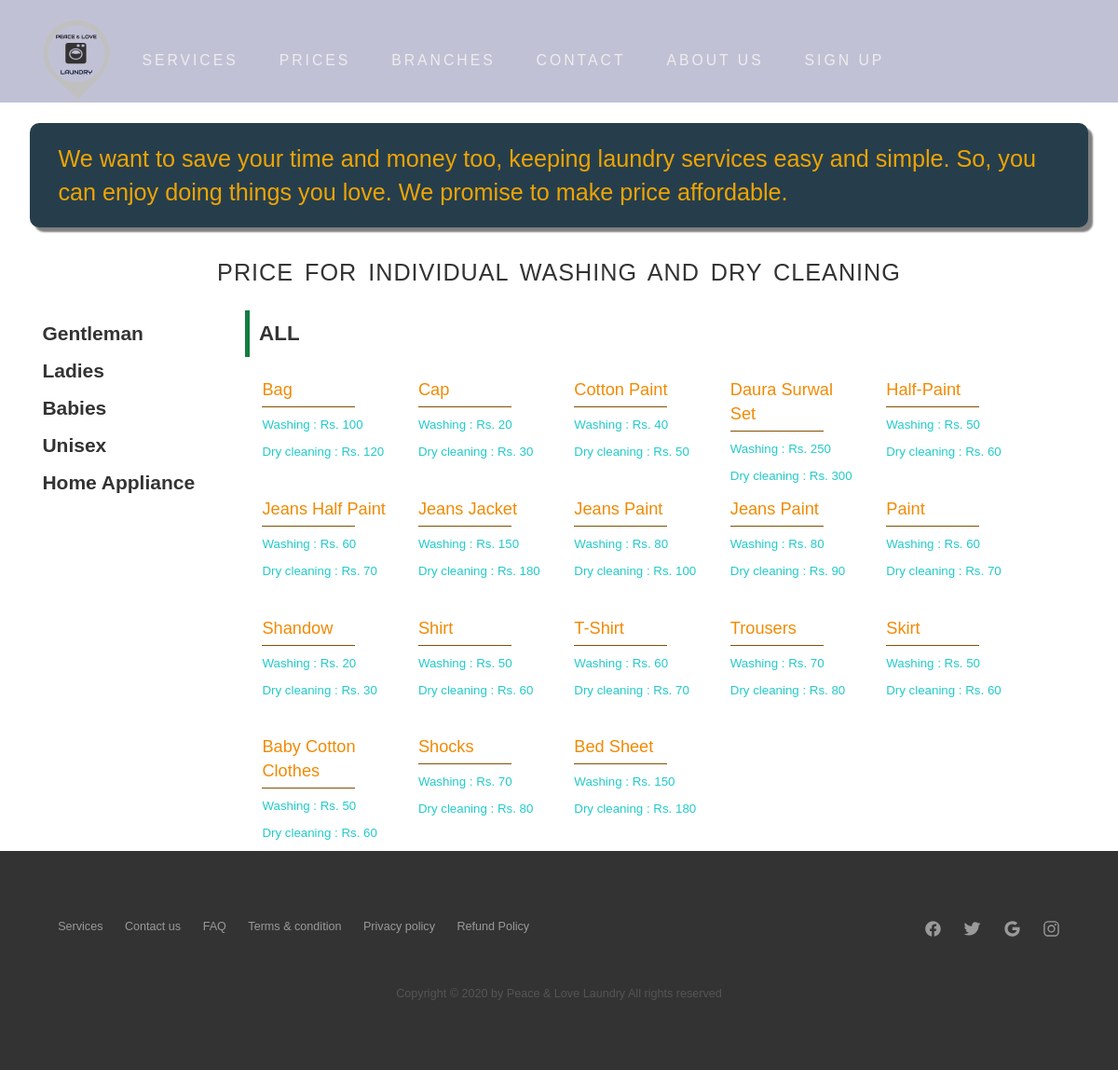
The app's page /laundry/pricing/ (signed in) with its own data.
### laundry_app/models.py (models this page shows, shortened)
class Item_detail(models.Model):
    Catogary   = models.CharField(max_length=50, default=" ")
    Item_name = models.CharField(max_length=50, default=" ")
    Washing_price = models.CharField(max_length=50, default="")
    Dryclean_price =  models.CharField(max_length=50, default="")

### laundry_app/views.py (the view)
def pricing(request):
    session_value = request.session['session_name']
    cookies = request.COOKIES.get('username')
    catogary_list = Catogary_name.objects.order_by('catg_name')
    price_list = Item_detail.objects.order_by('Item_name')
    price_dict = { 'item_details' : price_list, 'category' : catogary_list, 'cookies': cookies, 'session':session_value }
    return render(request, 'laundry/pricing.html', context=price_dict)

### templates/laundry/pricing.html (shortened to what this page needs)
<!DOCTYPE html>
{% extends "laundry/index.html" %}
{% load static %}
{% block body_block %}
<div class="row">
    <p class="price-promise">
        We want to save your time and money too, keeping laundry services easy and simple.
        So, you can enjoy doing things you love. We promise to make price affordable.
    </p>
</div>
<section class="section-pricing">
    <div class="row">
        <h1> Price for individual Washing and Dry cleaning </h1>
    </div>
    <div class="row">
        <div class="col span-1-of-5">
            <div class="filter-category">
                <ul>
                    <li onclick="chooseGentleman()"> Gentleman  </li>
                    <li onclick="chooseLadies()"> Ladies  </li>
                    <li onclick="chooseBabies()"> Babies </li>
                    <li onclick="chooseUnisex()"> Unisex </a> </li>
                    <li onclick="choosehome()"> Home Appliance </li>
                </ul>
            </div>
        </div>
        <div class="col span-4-of-5">
            <div class="price-list">
                <div class="category-name">
                    <p class="category"> ALL </p>
                </div>
                <div class="Gentleman">
                    {% for items in item_details %}
                    {% if items.Catogary  == 'Gentleman' %}
                    <div class="item-list">
                        <div class="col span-1-of-5">
                            <ul>
                                <li class="item-name"> {{ items.Item_name }} </li>
                                <li> <span> Washing : </span> Rs. {{ items.Washing_price }} </li>
                                <li> <span> Dry cleaning : </span> Rs. {{ items.Dryclean_price }} </li>
                            </ul>
                        </div>
                    </div>
                    {% endif %}
                    {% endfor %}
                </div>
                <div class="Ladies">
                    {% for items in item_details %}
                    {% if items.Catogary  == 'Ladies' %}
                    <div class="item-list">
                        <div class="col span-1-of-5">
                            <ul>
                                <li class="item-name"> {{ items.Item_name }} </li>
                                <li> <span> Washing : </span> Rs. {{ items.Washing_price }} </li>
                                <li> <span> Dry cleaning : </span> Rs. {{ items.Dryclean_price }} </li>
                            </ul>
                        </div>
                    </div>
                    {% endif %}
                    {% endfor %}
                </div>
                <div class="Babies">
                    {% for items in item_details %}
                    {% if items.Catogary  == 'Babies' %}
                    <div class="item-list">
                        <div class="col span-1-of-5">
                            <ul>
                                <li class="item-name"> {{ items.Item_name }} </li>
                                <li> <span> Washing : </span> Rs. {{ items.Washing_price }} </li>
                                <li> <span> Dry cleaning : </span> Rs. {{ items.Dryclean_price }} </li>
                            </ul>
                        </div>
                    </div>
                    {% endif %}
                    {% endfor %}
                </div>
                <div class="Unisex">
                    {% for items in item_details %}
                    {% if items.Catogary  == 'Unisex' %}
                    <div class="item-list">
                        <div class="col span-1-of-5">
                            <ul>
                                <li class="item-name"> {{ items.Item_name }} </li>
                                <li> <span> Washing : </span> Rs. {{ items.Washing_price }} </li>
                                <li> <span> Dry cleaning : </span> Rs. {{ items.Dryclean_price }} </li>
                            </ul>
                        </div>
                    </div>
                    {% endif %}
                    {% endfor %}
                </div>
                <div class="Home">
                    {% for items in item_details %}
                    {% if items.Catogary  == 'Home Appliance' %}
                    <div class="item-list">
                        <div class="col span-1-of-5">
                            <ul>
                                <li class="item-name"> {{ items.Item_name }} </li>
                                <li> <span> Washing : </span> Rs. {{ items.Washing_price }} </li>
                                <li> <span> Dry cleaning : </span> Rs. {{ items.Dryclean_price }} </li>
                            </ul>
                        </div>
                    </div>
                    {% endif %}
                    {% endfor %}
                </div>
            </div>
        </div>
    </div>
</section>
{% endblock %}

### templates/laundry/index.html (shortened to what this page needs)
<!DOCTYPE html>
{% load static %}
<html lang="en">
<head>
    <link rel="stylesheet" href=" {% static 'vendors/css/Grid.css' %} " >
    <link rel="stylesheet" href=" {% static 'vendors/css/normalize.css' %} " >
    <link rel="stylesheet" href="https://maxcdn.bootstrapcdn.com/bootstrap/3.4.1/css/bootstrap.min.css">
    <link rel="stylesheet" href=" {% static 'resources/css/style.css' %} ">
    <link rel="stylesheet" href=" {% static 'resources/css/queries.css' %} ">
</head>
<body>
<nav >
        <div class="row">
            <img src=" {% static 'img/logo.png' %} " alt="logo" class="logo">
            <ul class="main-nav js--main-nav">
                <li> <a href="{% url "laundryIndexPage" %} " > Services </a> </li>
                <li> <a href=" {% url "pricing" %} " > Prices </a> </li>
                <li> <a href=" {% url "branches" %} " > Branches </a> </li>
                <li> <a href="{% url "contact" %} " > Contact</a> </li>
                <li> <a href=" {% url "aboutus" %} " > About us </a> </li>
            {% if cookies == None %}
                <li> <a href=" {% url "signup" %} " > Sign up  </a> </li>
            {% elif session != None %}
                <li class="dropdown"> <img src="{% static 'img/profile.png' %}" alt="profile"> <a href="#"> {{ session }} <ion-icon name="chevron-down"></ion-icon> </a>
                    <ul class="dropdown-content">
                        <li><a href="{% url 'logout' %}"> Logout </a></li>
                    </ul>
                </li>
            {% else %}
                <li class="dropdown"> <img src="{% static 'img/profile.png' %}" alt="profile"> <a href="#"> {{ cookies }} <ion-icon name="chevron-down"></ion-icon> </a>
                    <ul class="dropdown-content">
                        <li><a href="{% url 'logout' %}"> Logout </a></li>
                    </ul>
                </li>
            {% endif %}
            </ul>
        </div>
</nav>
{% block body_block %}{% endblock %}
<footer>
    <div class="row">
        <div class="col span-1-of-2">
            <ul class="footer-nav">
                <li><a href="#">Services</a></li>
                <li><a href="#">Contact us</a></li>
                <li><a href="#">FAQ</a></li>
                <li><a href="#">Terms & condition</a></li>
                <li><a href="#">Privacy policy</a></li>
                <li><a href="#">Refund Policy</a></li>
            </ul>
        </div>
        <div class="col span-1-of-2">
            <ul class="social-links">
                <li><a href="#"><ion-icon name="logo-facebook" class="facebook"></ion-icon></a></li>
                <li><a href="#"><ion-icon name="logo-twitter" class="twitter"></ion-icon></a></li>
                <li><a href="#"><ion-icon name="logo-google" class="google"></ion-icon></a></li>
                <li><a href="#"><ion-icon name="logo-instagram" class="instagram"></ion-icon></a></li>
            </ul>
        </div>
    </div>
    <div class="row">
        <p>
            Copyright &copy; 2020 by Peace & Love Laundry All rights reserved
        </p>
    </div>
</footer>
</body>
</html>

### static/resources/css/style.css (style rules this page uses)
* { margin: 0; padding: 0; font-family: lato Arial, Helvetica, sans-serif; box-sizing: border-box; }
html { font-size: 10px; font-weight: 300; }
.row { max-width: 1140px; margin: 0 auto; padding-bottom: 20px; }
h1,h2,h3 { font-weight: 300; text-transform: uppercase; }
h1 { margin : 0 ; margin-top: 20px; margin-bottom: 10px; letter-spacing: 1px; word-spacing: 4px; font-size: 240%; text-align: center; }
ul { list-style-type: none; }
a { text-decoration: none; }
nav { background-color: rgb(193, 193, 214); }
.logo { height: 100px; width: auto; float: left; margin-top: 5px; }
.main-nav { list-style: none; float: left; margin-top: 50px; }
.main-nav li { padding: 0 20px; letter-spacing: 3px; font-size: 125%; color: rgb(187, 87, 87); display: inline-block; }
.main-nav li a:link, .main-nav li a:visited { padding: 8px 0; color: rgb(238, 236, 236); text-decoration: none; text-transform: uppercase; font-size: 90%; border-bottom: 2px solid rgb(11, 136, 194) transparent; transition: border-bottom 0.2s; }
* { outline: none; }
footer { background-color: #333; padding: 60px; font-size: 90%; }
.footer-nav { list-style: none; float: left; }
.social-links { list-style: none; float: right; }
.footer-nav li, .social-links li { display: inline-block; margin-right: 20px; }
.footer-nav li:last-child, .social-links li:last-child { margin-right: 0; }
.footer-nav li a:link, .footer-nav li a:visited, .social-links li a:link, .social-links li a:visited { text-decoration: none; border: 0; color: #9b9999; transition: color 0.2s; }
.social-links li a:link, .social-links li a:visited { font-size: 150%; }
.facebook, .twitter, .google, .instagram { transition: color 0.5s; }
footer p { text-align: center; margin-top: 20px; color: #555; }
.section-pricing h1 { margin-top: 20px; font-size: 180%; }
.price-promise { margin-top: 20px; font-size: 180%; background-color: rgb(38, 62, 75); color: rgb(238, 164, 5); padding: 20px 30px; border-radius: 10px; box-shadow: 5px 5px 2px gray; }
.filter-category { padding: 5px ; }
.filter-category ul { cursor: pointer; list-style: none; }
.filter-category li { font-size: 150%; font-weight: bold; padding: 5px 8px; }
.category-name p { font-size: 160%; font-weight: bold; padding: 1% 10px; margin-bottom: 5px; border-left: 5px solid #117e40; }
.item-list { margin: 5px; padding: 0%; }
.item-list ul { list-style: none; height: 100px; padding: 3px 0; }
.item-list .item-name { font-size: 130%; color: #f18a04; }
.item-list .item-name:after { display: block; height: 1px; background-color: rgb(126, 81, 3); content : " " ; width: 100px; margin-top: 5px; }
.item-list li { font-size: 95%; font-weight: 500; color: #23caca; padding: 5px 8%; }

### static/resources/css/queries.css (style rules this page uses)
@media only screen and (max-width: 1200px) { .row { padding: 0.2%; } }

### records on screen
Item_detail: Item_name "Bag", Washing_price "100", Dryclean_price "120"
Item_detail: Item_name "Cap", Washing_price "20", Dryclean_price "30"
Item_detail: Item_name "Cotton Paint", Washing_price "40", Dryclean_price "50"
Item_detail: Item_name "Daura Surwal Set", Washing_price "250", Dryclean_price "300"
Item_detail: Item_name "Half-Paint", Washing_price "50", Dryclean_price "60"
Item_detail: Item_name "Jeans Half Paint", Washing_price "60", Dryclean_price "70"
Item_detail: Item_name "Jeans Jacket", Washing_price "150", Dryclean_price "180"
Item_detail: Item_name "Jeans Paint", Washing_price "80", Dryclean_price "100"
Item_detail: Item_name "Jeans Paint", Washing_price "80", Dryclean_price "90"
Item_detail: Item_name "Paint", Washing_price "60", Dryclean_price "70"
Item_detail: Item_name "Shandow", Washing_price "20", Dryclean_price "30"
Item_detail: Item_name "Shirt", Washing_price "50", Dryclean_price "60"
Item_detail: Item_name "T-Shirt", Washing_price "60", Dryclean_price "70"
Item_detail: Item_name "Trousers", Washing_price "70", Dryclean_price "80"
Item_detail: Item_name "Skirt", Washing_price "50", Dryclean_price "60"
Item_detail: Item_name "Baby Cotton Clothes", Washing_price "50", Dryclean_price "60"
Item_detail: Item_name "Shocks", Washing_price "70", Dryclean_price "80"
Item_detail: Item_name "Bed Sheet", Washing_price "150", Dryclean_price "180"
